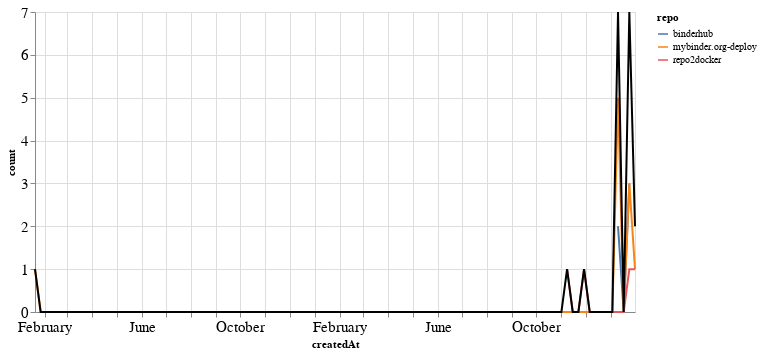

Write notebook code for a chart like this one.
### Markdown cell above
### PRs

### Code cell
prs_time = prs.groupby('repo').resample('W', on='createdAt').count()['author'].reset_index()
prs_time = prs_time.rename(columns={'author': 'count'})
prs_time_total = prs_time.groupby('createdAt').agg({"count": "sum"}).reset_index()

ch1 = alt.Chart(prs_time, width=600).mark_line().encode(
    x='createdAt',
    y='count',
    color='repo',
    tooltip="repo"
)

ch2 = alt.Chart(prs_time_total, width=600).mark_line(color="black").encode(
    x='createdAt',
    y='count',
)

ch1 + ch2

### Figure 1 — Vega-Lite specification as saved in the notebook (floating-point values rounded to 4 significant figures)
{"config": {"axisLeft": {"labelFontSize": 15}, "axisBottom": {"labelFontSize": 15}}, "layer": [{"data": {"name": "data-95b0f52e56c3e1990ea99244260fdf07"}, "mark": "line", "encoding": {"color": {"type": "nominal", "field": "repo"}, "tooltip": {"type": "nominal", "field": "repo"}, "x": {"type": "temporal", "field": "createdAt"}, "y": {"type": "quantitative", "field": "count"}}, "width": 600}, {"data": {"name": "data-460cf7d9e175e1d14b8202ba6d59590c"}, "mark": {"type": "line", "color": "black"}, "encoding": {"x": {"type": "temporal", "field": "createdAt"}, "y": {"type": "quantitative", "field": "count"}}, "width": 600}], "$schema": "https://vega.github.io/schema/vega-lite/v4.8.1.json", "datasets": {"data-95b0f52e56c3e1990ea99244260fdf07": [{"repo": "binderhub", "createdAt": "2021-01-10T00:00:00", "count": 2}, {"repo": "binderhub", "createdAt": "2021-01-17T00:00:00", "count": 0}, {"repo": "binderhub", "createdAt": "2021-01-24T00:00:00", "count": 3}, {"repo": "mybinder.org-deploy", "createdAt": "2019-01-20T00:00:00", "count": 1}, {"repo": "mybinder.org-deploy", "createdAt": "2019-01-27T00:00:00", "count": 0}, {"repo": "mybinder.org-deploy", "createdAt": "2019-02-03T00:00:00", "count": 0}, {"repo": "mybinder.org-deploy", "createdAt": "2019-02-10T00:00:00", "count": 0}, {"repo": "mybinder.org-deploy", "createdAt": "2019-02-17T00:00:00", "count": 0}, {"repo": "mybinder.org-deploy", "createdAt": "2019-02-24T00:00:00", "count": 0}, {"repo": "mybinder.org-deploy", "createdAt": "2019-03-03T00:00:00", "count": 0}, {"repo": "mybinder.org-deploy", "createdAt": "2019-03-10T00:00:00", "count": 0}, {"repo": "mybinder.org-deploy", "createdAt": "2019-03-17T00:00:00", "count": 0}, {"repo": "mybinder.org-deploy", "createdAt": "2019-03-24T00:00:00", "count": 0}, {"repo": "mybinder.org-deploy", "createdAt": "2019-03-31T00:00:00", "count": 0}, {"repo": "mybinder.org-deploy", "createdAt": "2019-04-07T00:00:00", "count": 0}, {"repo": "mybinder.org-deploy", "createdAt": "2019-04-14T00:00:00", "count": 0}, {"repo": "mybinder.org-deploy", "createdAt": "2019-04-21T00:00:00", "count": 0}, {"repo": "mybinder.org-deploy", "createdAt": "2019-04-28T00:00:00", "count": 0}, {"repo": "mybinder.org-deploy", "createdAt": "2019-05-05T00:00:00", "count": 0}, {"repo": "mybinder.org-deploy", "createdAt": "2019-05-12T00:00:00", "count": 0}, {"repo": "mybinder.org-deploy", "createdAt": "2019-05-19T00:00:00", "count": 0}, {"repo": "mybinder.org-deploy", "createdAt": "2019-05-26T00:00:00", "count": 0}, {"repo": "mybinder.org-deploy", "createdAt": "2019-06-02T00:00:00", "count": 0}, {"repo": "mybinder.org-deploy", "createdAt": "2019-06-09T00:00:00", "count": 0}, {"repo": "mybinder.org-deploy", "createdAt": "2019-06-16T00:00:00", "count": 0}, {"repo": "mybinder.org-deploy", "createdAt": "2019-06-23T00:00:00", "count": 0}, {"repo": "mybinder.org-deploy", "createdAt": "2019-06-30T00:00:00", "count": 0}, {"repo": "mybinder.org-deploy", "createdAt": "2019-07-07T00:00:00", "count": 0}, {"repo": "mybinder.org-deploy", "createdAt": "2019-07-14T00:00:00", "count": 0}, {"repo": "mybinder.org-deploy", "createdAt": "2019-07-21T00:00:00", "count": 0}, {"repo": "mybinder.org-deploy", "createdAt": "2019-07-28T00:00:00", "count": 0}, {"repo": "mybinder.org-deploy", "createdAt": "2019-08-04T00:00:00", "count": 0}, {"repo": "mybinder.org-deploy", "createdAt": "2019-08-11T00:00:00", "count": 0}, {"repo": "mybinder.org-deploy", "createdAt": "2019-08-18T00:00:00", "count": 0}, {"repo": "mybinder.org-deploy", "createdAt": "2019-08-25T00:00:00", "count": 0}, {"repo": "mybinder.org-deploy", "createdAt": "2019-09-01T00:00:00", "count": 0}, {"repo": "mybinder.org-deploy", "createdAt": "2019-09-08T00:00:00", "count": 0}, {"repo": "mybinder.org-deploy", "createdAt": "2019-09-15T00:00:00", "count": 0}, {"repo": "mybinder.org-deploy", "createdAt": "2019-09-22T00:00:00", "count": 0}, {"repo": "mybinder.org-deploy", "createdAt": "2019-09-29T00:00:00", "count": 0}, {"repo": "mybinder.org-deploy", "createdAt": "2019-10-06T00:00:00", "count": 0}, {"repo": "mybinder.org-deploy", "createdAt": "2019-10-13T00:00:00", "count": 0}, {"repo": "mybinder.org-deploy", "createdAt": "2019-10-20T00:00:00", "count": 0}, {"repo": "mybinder.org-deploy", "createdAt": "2019-10-27T00:00:00", "count": 0}, {"repo": "mybinder.org-deploy", "createdAt": "2019-11-03T00:00:00", "count": 0}, {"repo": "mybinder.org-deploy", "createdAt": "2019-11-10T00:00:00", "count": 0}, {"repo": "mybinder.org-deploy", "createdAt": "2019-11-17T00:00:00", "count": 0}, {"repo": "mybinder.org-deploy", "createdAt": "2019-11-24T00:00:00", "count": 0}, {"repo": "mybinder.org-deploy", "createdAt": "2019-12-01T00:00:00", "count": 0}, {"repo": "mybinder.org-deploy", "createdAt": "2019-12-08T00:00:00", "count": 0}, {"repo": "mybinder.org-deploy", "createdAt": "2019-12-15T00:00:00", "count": 0}, {"repo": "mybinder.org-deploy", "createdAt": "2019-12-22T00:00:00", "count": 0}, {"repo": "mybinder.org-deploy", "createdAt": "2019-12-29T00:00:00", "count": 0}, {"repo": "mybinder.org-deploy", "createdAt": "2020-01-05T00:00:00", "count": 0}, {"repo": "mybinder.org-deploy", "createdAt": "2020-01-12T00:00:00", "count": 0}, {"repo": "mybinder.org-deploy", "createdAt": "2020-01-19T00:00:00", "count": 0}, {"repo": "mybinder.org-deploy", "createdAt": "2020-01-26T00:00:00", "count": 0}, {"repo": "mybinder.org-deploy", "createdAt": "2020-02-02T00:00:00", "count": 0}, {"repo": "mybinder.org-deploy", "createdAt": "2020-02-09T00:00:00", "count": 0}, {"repo": "mybinder.org-deploy", "createdAt": "2020-02-16T00:00:00", "count": 0}, {"repo": "mybinder.org-deploy", "createdAt": "2020-02-23T00:00:00", "count": 0}, {"repo": "mybinder.org-deploy", "createdAt": "2020-03-01T00:00:00", "count": 0}, {"repo": "mybinder.org-deploy", "createdAt": "2020-03-08T00:00:00", "count": 0}, {"repo": "mybinder.org-deploy", "createdAt": "2020-03-15T00:00:00", "count": 0}, {"repo": "mybinder.org-deploy", "createdAt": "2020-03-22T00:00:00", "count": 0}, {"repo": "mybinder.org-deploy", "createdAt": "2020-03-29T00:00:00", "count": 0}, {"repo": "mybinder.org-deploy", "createdAt": "2020-04-05T00:00:00", "count": 0}, {"repo": "mybinder.org-deploy", "createdAt": "2020-04-12T00:00:00", "count": 0}, {"repo": "mybinder.org-deploy", "createdAt": "2020-04-19T00:00:00", "count": 0}, {"repo": "mybinder.org-deploy", "createdAt": "2020-04-26T00:00:00", "count": 0}, {"repo": "mybinder.org-deploy", "createdAt": "2020-05-03T00:00:00", "count": 0}, {"repo": "mybinder.org-deploy", "createdAt": "2020-05-10T00:00:00", "count": 0}, {"repo": "mybinder.org-deploy", "createdAt": "2020-05-17T00:00:00", "count": 0}, {"repo": "mybinder.org-deploy", "createdAt": "2020-05-24T00:00:00", "count": 0}, {"repo": "mybinder.org-deploy", "createdAt": "2020-05-31T00:00:00", "count": 0}, {"repo": "mybinder.org-deploy", "createdAt": "2020-06-07T00:00:00", "count": 0}, {"repo": "mybinder.org-deploy", "createdAt": "2020-06-14T00:00:00", "count": 0}, {"repo": "mybinder.org-deploy", "createdAt": "2020-06-21T00:00:00", "count": 0}, {"repo": "mybinder.org-deploy", "createdAt": "2020-06-28T00:00:00", "count": 0}, {"repo": "mybinder.org-deploy", "createdAt": "2020-07-05T00:00:00", "count": 0}, {"repo": "mybinder.org-deploy", "createdAt": "2020-07-12T00:00:00", "count": 0}, {"repo": "mybinder.org-deploy", "createdAt": "2020-07-19T00:00:00", "count": 0}, {"repo": "mybinder.org-deploy", "createdAt": "2020-07-26T00:00:00", "count": 0}, {"repo": "mybinder.org-deploy", "createdAt": "2020-08-02T00:00:00", "count": 0}, {"repo": "mybinder.org-deploy", "createdAt": "2020-08-09T00:00:00", "count": 0}, {"repo": "mybinder.org-deploy", "createdAt": "2020-08-16T00:00:00", "count": 0}, {"repo": "mybinder.org-deploy", "createdAt": "2020-08-23T00:00:00", "count": 0}, {"repo": "mybinder.org-deploy", "createdAt": "2020-08-30T00:00:00", "count": 0}, {"repo": "mybinder.org-deploy", "createdAt": "2020-09-06T00:00:00", "count": 0}, {"repo": "mybinder.org-deploy", "createdAt": "2020-09-13T00:00:00", "count": 0}, {"repo": "mybinder.org-deploy", "createdAt": "2020-09-20T00:00:00", "count": 0}, {"repo": "mybinder.org-deploy", "createdAt": "2020-09-27T00:00:00", "count": 0}, {"repo": "mybinder.org-deploy", "createdAt": "2020-10-04T00:00:00", "count": 0}, {"repo": "mybinder.org-deploy", "createdAt": "2020-10-11T00:00:00", "count": 0}, {"repo": "mybinder.org-deploy", "createdAt": "2020-10-18T00:00:00", "count": 0}, {"repo": "mybinder.org-deploy", "createdAt": "2020-10-25T00:00:00", "count": 0}, {"repo": "mybinder.org-deploy", "createdAt": "2020-11-01T00:00:00", "count": 0}, {"repo": "mybinder.org-deploy", "createdAt": "2020-11-08T00:00:00", "count": 0}, {"repo": "mybinder.org-deploy", "createdAt": "2020-11-15T00:00:00", "count": 0}, {"repo": "mybinder.org-deploy", "createdAt": "2020-11-22T00:00:00", "count": 0}, {"repo": "mybinder.org-deploy", "createdAt": "2020-11-29T00:00:00", "count": 0}, {"repo": "mybinder.org-deploy", "createdAt": "2020-12-06T00:00:00", "count": 0}, {"repo": "mybinder.org-deploy", "createdAt": "2020-12-13T00:00:00", "count": 0}, {"repo": "mybinder.org-deploy", "createdAt": "2020-12-20T00:00:00", "count": 0}, {"repo": "mybinder.org-deploy", "createdAt": "2020-12-27T00:00:00", "count": 0}, {"repo": "mybinder.org-deploy", "createdAt": "2021-01-03T00:00:00", "count": 0}, {"repo": "mybinder.org-deploy", "createdAt": "2021-01-10T00:00:00", "count": 5}, {"repo": "mybinder.org-deploy", "createdAt": "2021-01-17T00:00:00", "count": 0}, {"repo": "mybinder.org-deploy", "createdAt": "2021-01-24T00:00:00", "count": 3}, {"repo": "mybinder.org-deploy", "createdAt": "2021-01-31T00:00:00", "count": 1}, {"repo": "repo2docker", "createdAt": "2020-11-08T00:00:00", "count": 1}, {"repo": "repo2docker", "createdAt": "2020-11-15T00:00:00", "count": 0}, {"repo": "repo2docker", "createdAt": "2020-11-22T00:00:00", "count": 0}, {"repo": "repo2docker", "createdAt": "2020-11-29T00:00:00", "count": 1}, {"repo": "repo2docker", "createdAt": "2020-12-06T00:00:00", "count": 0}, {"repo": "repo2docker", "createdAt": "2020-12-13T00:00:00", "count": 0}, {"repo": "repo2docker", "createdAt": "2020-12-20T00:00:00", "count": 0}, {"repo": "repo2docker", "createdAt": "2020-12-27T00:00:00", "count": 0}, {"repo": "repo2docker", "createdAt": "2021-01-03T00:00:00", "count": 0}, {"repo": "repo2docker", "createdAt": "2021-01-10T00:00:00", "count": 0}, {"repo": "repo2docker", "createdAt": "2021-01-17T00:00:00", "count": 0}, {"repo": "repo2docker", "createdAt": "2021-01-24T00:00:00", "count": 1}, {"repo": "repo2docker", "createdAt": "2021-01-31T00:00:00", "count": 1}], "data-460cf7d9e175e1d14b8202ba6d59590c": [{"createdAt": "2019-01-20T00:00:00", "count": 1}, {"createdAt": "2019-01-27T00:00:00", "count": 0}, {"createdAt": "2019-02-03T00:00:00", "count": 0}, {"createdAt": "2019-02-10T00:00:00", "count": 0}, {"createdAt": "2019-02-17T00:00:00", "count": 0}, {"createdAt": "2019-02-24T00:00:00", "count": 0}, {"createdAt": "2019-03-03T00:00:00", "count": 0}, {"createdAt": "2019-03-10T00:00:00", "count": 0}, {"createdAt": "2019-03-17T00:00:00", "count": 0}, {"createdAt": "2019-03-24T00:00:00", "count": 0}, {"createdAt": "2019-03-31T00:00:00", "count": 0}, {"createdAt": "2019-04-07T00:00:00", "count": 0}, {"createdAt": "2019-04-14T00:00:00", "count": 0}, {"createdAt": "2019-04-21T00:00:00", "count": 0}, {"createdAt": "2019-04-28T00:00:00", "count": 0}, {"createdAt": "2019-05-05T00:00:00", "count": 0}, {"createdAt": "2019-05-12T00:00:00", "count": 0}, {"createdAt": "2019-05-19T00:00:00", "count": 0}, {"createdAt": "2019-05-26T00:00:00", "count": 0}, {"createdAt": "2019-06-02T00:00:00", "count": 0}, {"createdAt": "2019-06-09T00:00:00", "count": 0}, {"createdAt": "2019-06-16T00:00:00", "count": 0}, {"createdAt": "2019-06-23T00:00:00", "count": 0}, {"createdAt": "2019-06-30T00:00:00", "count": 0}, {"createdAt": "2019-07-07T00:00:00", "count": 0}, {"createdAt": "2019-07-14T00:00:00", "count": 0}, {"createdAt": "2019-07-21T00:00:00", "count": 0}, {"createdAt": "2019-07-28T00:00:00", "count": 0}, {"createdAt": "2019-08-04T00:00:00", "count": 0}, {"createdAt": "2019-08-11T00:00:00", "count": 0}, {"createdAt": "2019-08-18T00:00:00", "count": 0}, {"createdAt": "2019-08-25T00:00:00", "count": 0}, {"createdAt": "2019-09-01T00:00:00", "count": 0}, {"createdAt": "2019-09-08T00:00:00", "count": 0}, {"createdAt": "2019-09-15T00:00:00", "count": 0}, {"createdAt": "2019-09-22T00:00:00", "count": 0}, {"createdAt": "2019-09-29T00:00:00", "count": 0}, {"createdAt": "2019-10-06T00:00:00", "count": 0}, {"createdAt": "2019-10-13T00:00:00", "count": 0}, {"createdAt": "2019-10-20T00:00:00", "count": 0}, {"createdAt": "2019-10-27T00:00:00", "count": 0}, {"createdAt": "2019-11-03T00:00:00", "count": 0}, {"createdAt": "2019-11-10T00:00:00", "count": 0}, {"createdAt": "2019-11-17T00:00:00", "count": 0}, {"createdAt": "2019-11-24T00:00:00", "count": 0}, {"createdAt": "2019-12-01T00:00:00", "count": 0}, {"createdAt": "2019-12-08T00:00:00", "count": 0}, {"createdAt": "2019-12-15T00:00:00", "count": 0}, {"createdAt": "2019-12-22T00:00:00", "count": 0}, {"createdAt": "2019-12-29T00:00:00", "count": 0}, {"createdAt": "2020-01-05T00:00:00", "count": 0}, {"createdAt": "2020-01-12T00:00:00", "count": 0}, {"createdAt": "2020-01-19T00:00:00", "count": 0}, {"createdAt": "2020-01-26T00:00:00", "count": 0}, {"createdAt": "2020-02-02T00:00:00", "count": 0}, {"createdAt": "2020-02-09T00:00:00", "count": 0}, {"createdAt": "2020-02-16T00:00:00", "count": 0}, {"createdAt": "2020-02-23T00:00:00", "count": 0}, {"createdAt": "2020-03-01T00:00:00", "count": 0}, {"createdAt": "2020-03-08T00:00:00", "count": 0}, {"createdAt": "2020-03-15T00:00:00", "count": 0}, {"createdAt": "2020-03-22T00:00:00", "count": 0}, {"createdAt": "2020-03-29T00:00:00", "count": 0}, {"createdAt": "2020-04-05T00:00:00", "count": 0}, {"createdAt": "2020-04-12T00:00:00", "count": 0}, {"createdAt": "2020-04-19T00:00:00", "count": 0}, {"createdAt": "2020-04-26T00:00:00", "count": 0}, {"createdAt": "2020-05-03T00:00:00", "count": 0}, {"createdAt": "2020-05-10T00:00:00", "count": 0}, {"createdAt": "2020-05-17T00:00:00", "count": 0}, {"createdAt": "2020-05-24T00:00:00", "count": 0}, {"createdAt": "2020-05-31T00:00:00", "count": 0}, {"createdAt": "2020-06-07T00:00:00", "count": 0}, {"createdAt": "2020-06-14T00:00:00", "count": 0}, {"createdAt": "2020-06-21T00:00:00", "count": 0}, {"createdAt": "2020-06-28T00:00:00", "count": 0}, {"createdAt": "2020-07-05T00:00:00", "count": 0}, {"createdAt": "2020-07-12T00:00:00", "count": 0}, {"createdAt": "2020-07-19T00:00:00", "count": 0}, {"createdAt": "2020-07-26T00:00:00", "count": 0}, {"createdAt": "2020-08-02T00:00:00", "count": 0}, {"createdAt": "2020-08-09T00:00:00", "count": 0}, {"createdAt": "2020-08-16T00:00:00", "count": 0}, {"createdAt": "2020-08-23T00:00:00", "count": 0}, {"createdAt": "2020-08-30T00:00:00", "count": 0}, {"createdAt": "2020-09-06T00:00:00", "count": 0}, {"createdAt": "2020-09-13T00:00:00", "count": 0}, {"createdAt": "2020-09-20T00:00:00", "count": 0}, {"createdAt": "2020-09-27T00:00:00", "count": 0}, {"createdAt": "2020-10-04T00:00:00", "count": 0}, {"createdAt": "2020-10-11T00:00:00", "count": 0}, {"createdAt": "2020-10-18T00:00:00", "count": 0}, {"createdAt": "2020-10-25T00:00:00", "count": 0}, {"createdAt": "2020-11-01T00:00:00", "count": 0}, {"createdAt": "2020-11-08T00:00:00", "count": 1}, {"createdAt": "2020-11-15T00:00:00", "count": 0}, {"createdAt": "2020-11-22T00:00:00", "count": 0}, {"createdAt": "2020-11-29T00:00:00", "count": 1}, {"createdAt": "2020-12-06T00:00:00", "count": 0}, {"createdAt": "2020-12-13T00:00:00", "count": 0}, {"createdAt": "2020-12-20T00:00:00", "count": 0}, {"createdAt": "2020-12-27T00:00:00", "count": 0}, {"createdAt": "2021-01-03T00:00:00", "count": 0}, {"createdAt": "2021-01-10T00:00:00", "count": 7}, {"createdAt": "2021-01-17T00:00:00", "count": 0}, {"createdAt": "2021-01-24T00:00:00", "count": 7}, {"createdAt": "2021-01-31T00:00:00", "count": 2}]}}
